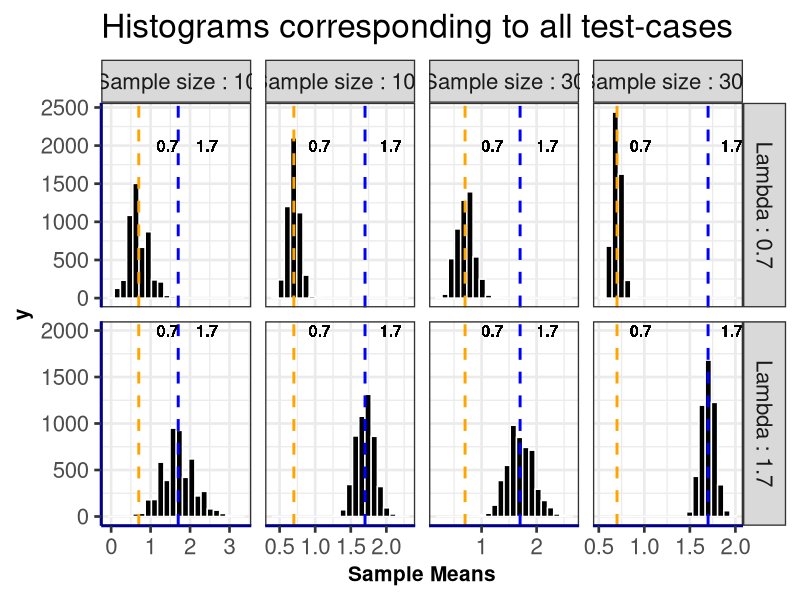
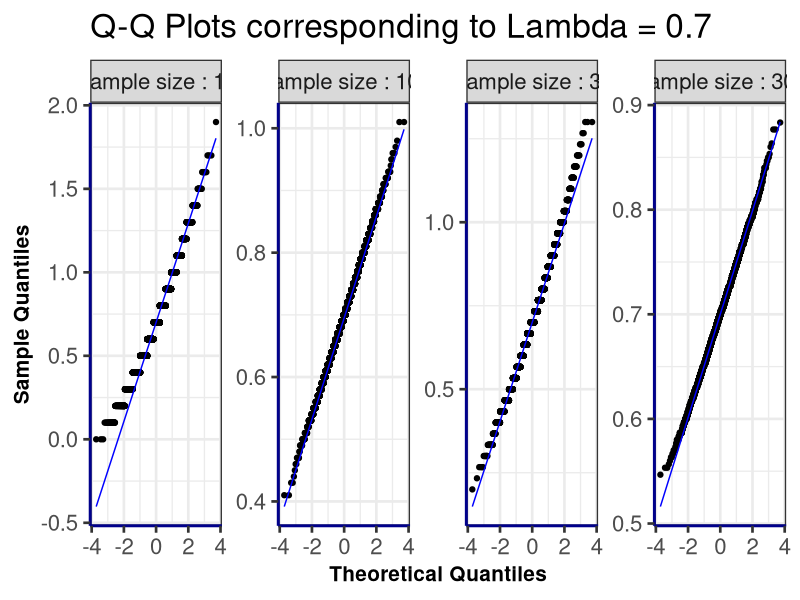
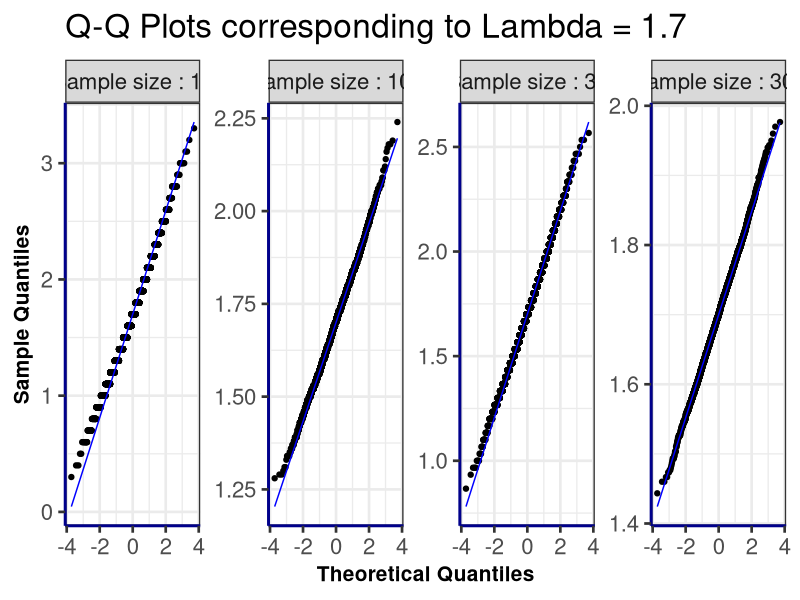
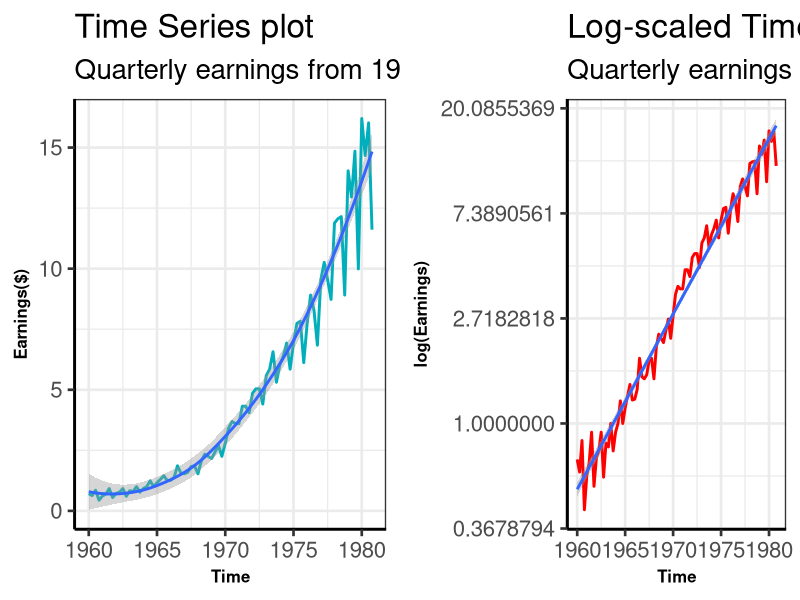
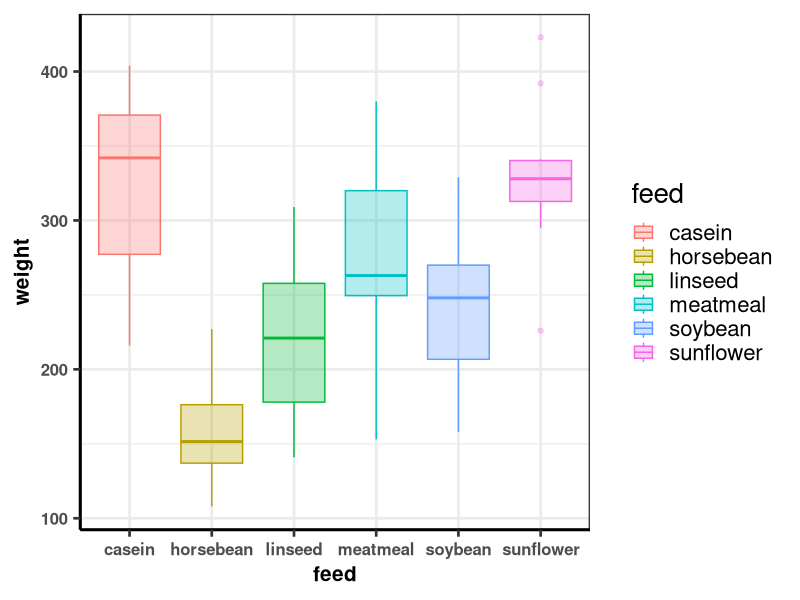
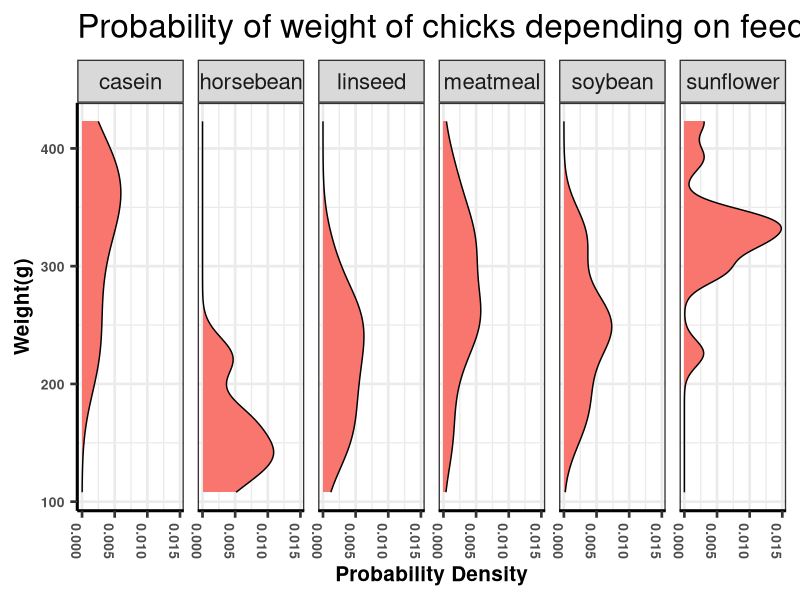
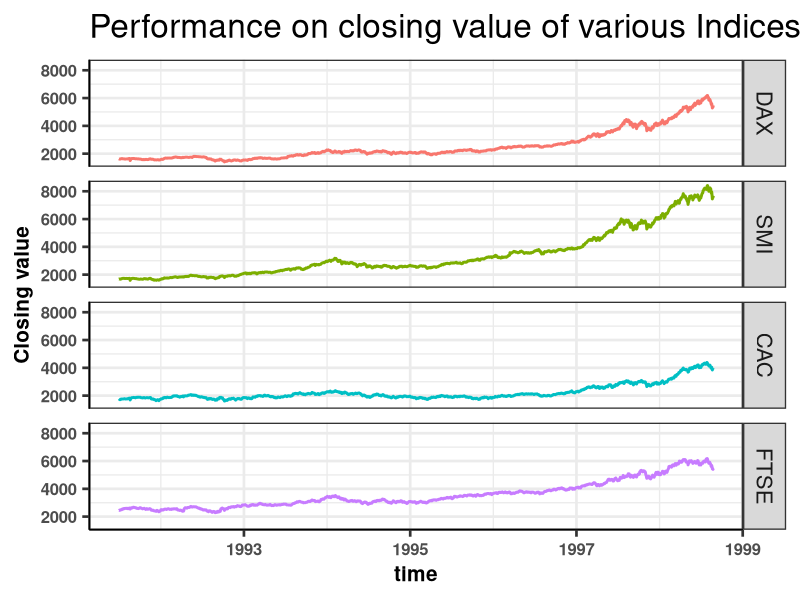
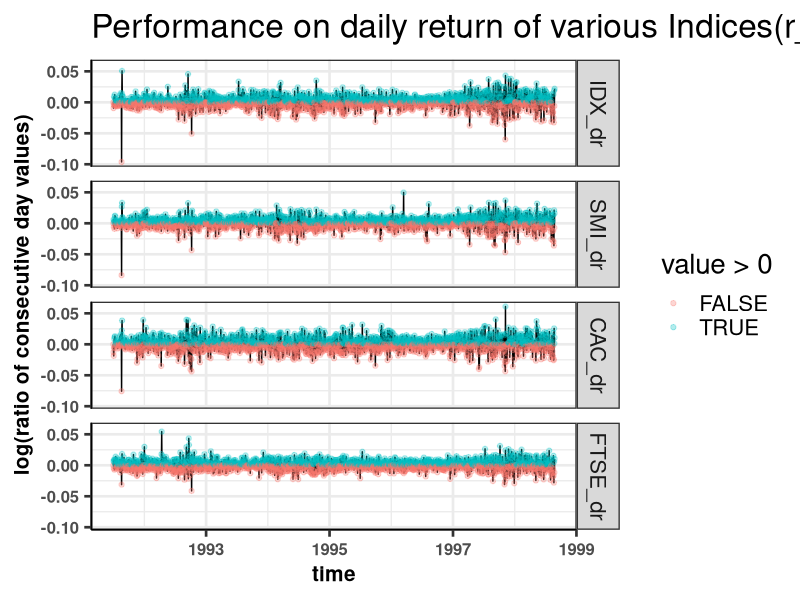

R code for these plots, in order:
library(ggplot2)
library(gridExtra)
library(reshape2)
library(ggpubr)
theme_set(theme_bw())
###################################################
theme_set(theme_bw(20))

# creating empty dataframe
cumulative_df = data.frame(means = numeric(0), 
                samp_size = character(0), lambda = character(0))

# data generating function
problem_1 = function(lambda, sample_size, sim_size){
  samplings_mean_vec = replicate(sim_size,mean(rpois(sample_size,lambda)))
  samplings_mean_df = data.frame(samplings_mean_vec, 
        rep(paste("Sample size :", sample_size,sep = " "),sim_size), 
        rep(paste("Lambda :",lambda,sep = " "),sim_size))
  return(samplings_mean_df)
}

lambdas = c(0.7, 1.7)  # two different lambda values

test_cases = c(010,030,100,300) # different samples sizes

simulation_size = 5000 # no of smaplings for each lambda and each sample size

# populating dataframe with data
for (lambda in lambdas){
  for (test in test_cases){
    cumulative_df = rbind(cumulative_df, problem_1(lambda,test,simulation_size))
  }
}
colnames(cumulative_df) = c('means', 'samp_size', 'lambda')

# Histograms
ggplot(cumulative_df)+aes(x=means)+
  geom_histogram(color="white", fill="black",bins=22)+
  geom_vline(xintercept = 0.7, linetype="dashed", color="orange",size=1)+
  geom_vline(xintercept = 1.7, linetype="dashed", color="blue",size=1)+
  facet_grid(lambda ~ samp_size, scales = "free")+
  theme(axis.line = element_line(colour = "darkblue", size = 1, 
                                 linetype = "solid"), 
        axis.title.x = element_text(face="bold",size=15), 
        axis.title.y = element_text(face="bold",size=15))+
  geom_text(aes(0.6,2000,label = 0.7, hjust=-1))+
  geom_text(aes(1.6,2000,label = 1.7, hjust=-1))+
  labs(title = "Histograms corresponding to all test-cases",x = "Sample Means")

head(cumulative_df[cumulative_df$lambda=='Lambda : 0.7',])

# Q-Q Plots
for (lambda in lambdas){
  df = cumulative_df[cumulative_df$lambda==paste('Lambda :',lambda,sep = ' '),]
  
  print(ggplot(data=df, aes(sample = means))+
        geom_qq()+
        geom_qq_line(color = "blue")+
        facet_wrap(vars(samp_size), scales = "free_y",nrow = 1)+
        theme(axis.line = element_line(colour = "darkblue", size = 1, 
                      linetype = "solid"), 
              axis.title.x = element_text(face="bold",size=15), 
              axis.title.y = element_text(face="bold",size=15))+
        labs(title = 
            paste('Q-Q Plots corresponding to Lambda =',lambda,sep = ' '),
            x = "Theoretical Quantiles", 
            y = "Sample Quantiles"))
}

############################################

problem_2 = function(){
  jj_earnings_df = data.frame(time = time(JohnsonJohnson), 
                              earnings = JohnsonJohnson)
  
  line = ggplot(data = jj_earnings_df, aes(x = time, y = earnings)) + 
    geom_line(color = "#00AFBB", size = 1)+
    geom_smooth()+
    theme(axis.line = element_line(colour = "black", size = 1, 
                                   linetype = "solid"), 
          axis.title.x = element_text(face="bold",size=12), 
          axis.title.y = element_text(face="bold",size=12))+
    labs(title = "Time Series plot",
         subtitle = "Quarterly earnings from 1960 - 1980",
         x = "Time", 
         y = "Earnings($)")
  
  log = ggplot(data = jj_earnings_df, aes(x = time, y = earnings)) + 
    geom_line(color = "red", size = 1) + scale_y_continuous(trans = "log")+
    geom_smooth(method = "lm")+
    theme(axis.line = element_line(colour = "black", size = 1, 
                                   linetype = "solid"), 
          axis.title.x = element_text(face="bold",size=12), 
          axis.title.y = element_text(face="bold",size=12))+
    labs(title = "Log-scaled Time Series plot",
         subtitle = "Quarterly earnings from 1960 - 1980",
         x = "Time", 
         y = "log(Earnings)")
  
  figure = ggarrange(line, log, ncol = 2)
  return(figure)
}
print(problem_2())

############################################

problem_3 = function(){
  chickwts_df = data.frame(chickwts)
  
  #
  print(ggplot(chickwts_df, aes(x = feed, y = weight, fill=feed))+
          aes(color = feed)+
          geom_boxplot(alpha=0.3)+
          theme(axis.line = element_line(colour = "black", size = 1, 
                                         linetype = "solid"), 
                axis.title.x = element_text(face="bold",size=15), 
                axis.title.y = element_text(face="bold",size=15),
                axis.text.x = element_text(face = "bold",size = 12),
                axis.text.y = element_text(face = "bold",size = 12)))
  
  # Probability densities
  print(ggplot(chickwts_df)+
          geom_density(aes(y=weight, fill="f8766d"))+
          facet_grid(~feed)+
          theme(axis.line = element_line(colour = "black", size = 1, 
                                         linetype = "solid"), 
                axis.title.x = element_text(face="bold",size=15), 
                axis.title.y = element_text(face="bold",size=15),
                axis.text.x = element_text(angle = -90,face = "bold",size = 10),
                axis.text.y = element_text(face = "bold",size = 10),
                legend.position="none")+
          labs(title = "Probability of weight of chicks depending on feed",
               x = "Probability Density", 
               y = "Weight(g)"))
}
problem_3()

############################################
time = data.frame(time = time(EuStockMarkets))
data = data.frame(EuStockMarkets)
n = nrow(data)

for(i in 1:4){
  temp_dr = c(0)
  temp_inv = c(1000)
  for(j in 2:n){
    k = log(data[j,i]/data[j-1,i])
    temp_dr = c(temp_dr,k)
    temp_inv = c(temp_inv,temp_inv[j-1]*exp(k))
  }

  if(i==1){
    dr_df = data.frame(IDX_dr = temp_dr)
    investment_df = data.frame(IDX_inv = temp_inv)
  }
  else{
    dr_df[paste(names(data)[i], 'dr', sep = '_')] = data.frame(temp_dr)
    investment_df[paste(names(data)[i], 'inv', sep = '_')] = data.frame(temp_inv)
  }
}

inv_melt=melt(cbind(time,investment_df),id=c('time'),value.name = "value")

pt_melt = melt(cbind(time, data), id = c("time"), value.name = "value")

dr_melt = melt(cbind(time, dr_df), id = c("time"), value.name = "value")

print(ggplot(pt_melt)+aes(x=time, y=value)+
  geom_line(aes(color=variable),size=1)+
  facet_grid(vars(variable))+
  labs(title = "Performance on closing value of various Indices(P_t)", 
       y = "Closing value")+
  theme(axis.line = element_line(colour = "black", size = 0.6, 
                                 linetype = "solid"), 
        axis.title.x = element_text(face="bold",size=15), 
        axis.title.y = element_text(face="bold",size=15),
        axis.text.x = element_text(face = "bold",size = 12),
        axis.text.y = element_text(face = "bold",size = 12),
        legend.position = "none"))



print(ggplot(dr_melt)+aes(x=time, y=value)+
  geom_line()+
  geom_point(alpha=0.3,aes(colour=value>0))+
  facet_grid(vars(variable))+
  labs(title = "Performance on daily return of various Indices(r_t)", 
       y = "log(ratio of consecutive day values)")+
  theme(axis.line = element_line(colour = "black", size = 0.6, 
                                 linetype = "solid"), 
        axis.title.x = element_text(face="bold",size=15), 
        axis.title.y = element_text(face="bold",size=15),
        axis.text.x = element_text(face = "bold",size = 12),
        axis.text.y = element_text(face = "bold",size = 12)))

print(ggplot(pt_melt)+aes(x=value)+
  geom_histogram(aes(color=variable),bins=50)+
  facet_grid(vars(variable))+
  labs(title = 
         "Deviation of closing value of various indices from its centrality", 
       y = "Count",x="Closing Value")+
  theme(axis.line = element_line(colour = "black", size = 0.6, 
                                 linetype = "solid"), 
        axis.title.x = element_text(face="bold",size=15), 
        axis.title.y = element_text(face="bold",size=15),
        axis.text.x = element_text(face = "bold",size = 12),
        axis.text.y = element_text(face = "bold",size = 12),
        legend.position = "none"))

print(ggplot(dr_melt)+aes(x=value)+
  geom_histogram(aes(color=variable),bins=40)+
  facet_grid(vars(variable))+
  geom_vline(xintercept = 0, linetype="dashed", color="orange",size=1)+
  labs(title = 
         "Count of daily return of various indices", 
       y = "Count",x="Daily return")+
  theme(axis.line = element_line(colour = "black", size = 0.6, 
                                 linetype = "solid"), 
        axis.title.x = element_text(face="bold",size=15), 
        axis.title.y = element_text(face="bold",size=15),
        axis.text.x = element_text(face = "bold",size = 12),
        axis.text.y = element_text(face = "bold",size = 12),
        legend.position = "none"))

print(ggplot(inv_melt, aes(x = time, y = value)) + 
  geom_line(aes(color = variable, linetype = "solid"),size=1)+
  labs(title = 
         "Performance comparision of various Indices b/w 1991-'99", 
       y = "Absolute Monetery value($)",x="Time")+
  theme(axis.line = element_line(colour = "black", size = 0.6, 
                                 linetype = "solid"), 
        axis.title.x = element_text(face="bold",size=13), 
        axis.title.y = element_text(face="bold",size=13),
        axis.text.x = element_text(face = "bold",size = 12),
        axis.text.y = element_text(face = "bold",size = 12)))